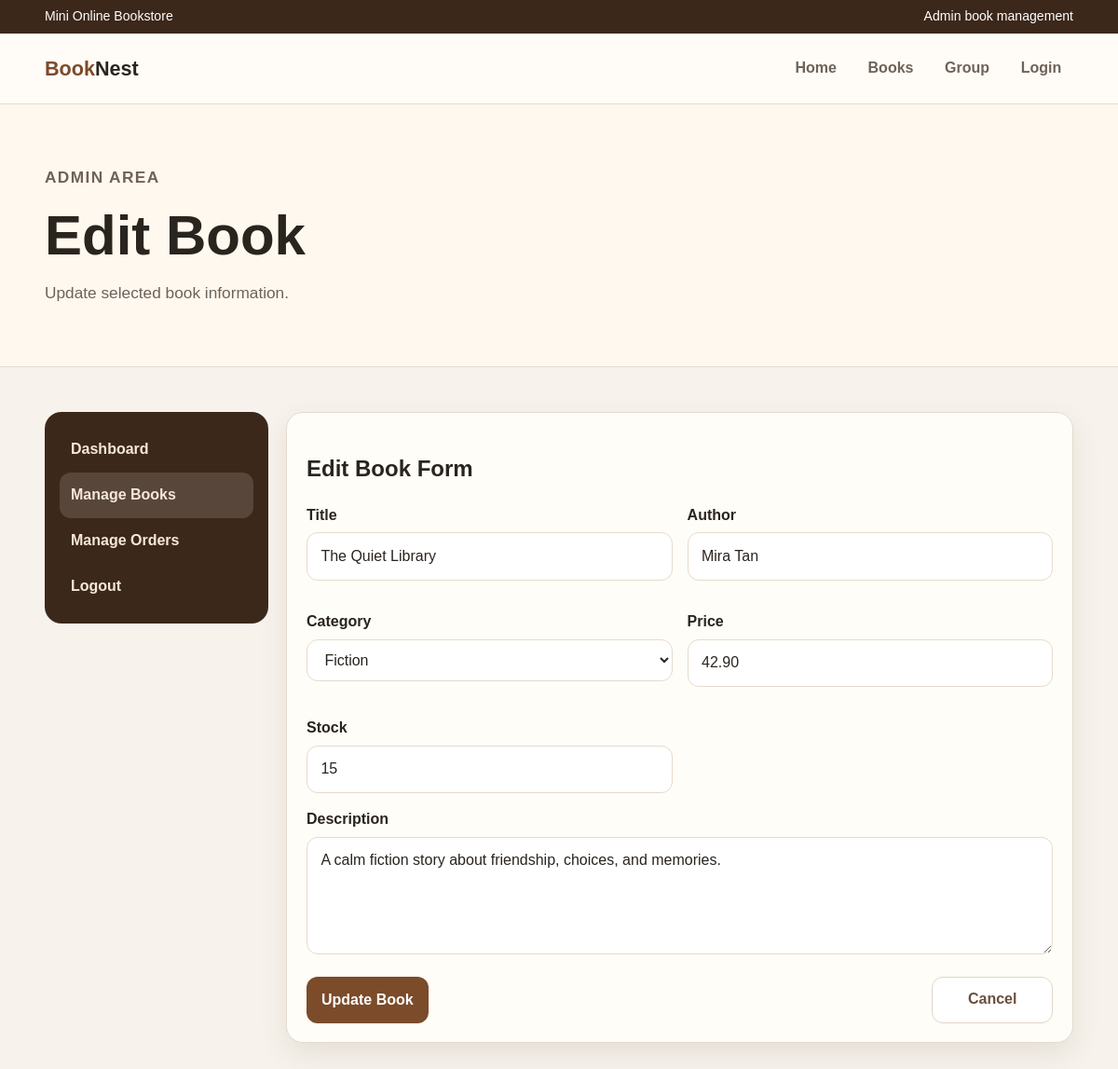
The page /admin/edit-book.php?id=1 (signed in) on the database its author committed.
### tables this page shows
CREATE TABLE `books` (
  `book_id` int(11) NOT NULL,
  `title` varchar(150) NOT NULL,
  `author` varchar(100) NOT NULL,
  `category` varchar(50) NOT NULL,
  `price` decimal(10,2) NOT NULL,
  `stock` int(11) NOT NULL,
  `description` text DEFAULT NULL,
  `image` varchar(255) DEFAULT NULL,
  `created_at` timestamp NOT NULL DEFAULT current_timestamp()
);

### admin/edit-book.php (the view, shortened to what this page needs)
<?php
include '../app.php';
$book_id = $_GET['id'];
$stmt = $conn->prepare("SELECT * FROM books WHERE book_id = ?");
$stmt->bind_param("i", $book_id);
$stmt->execute();
$result = $stmt->get_result();
$book = $result->fetch_assoc();
?>
<!DOCTYPE html>
<html lang="en">
<head>
    <link rel="stylesheet" href="../css/style.css?v=2">
</head>
<body>
<div class="topbar">
    <div class="container">
        <span>Mini Online Bookstore</span>
        <span>Admin book management</span>
    </div>
</div>
<header class="navbar">
    <div class="container nav-inner">
        <a class="brand" href="index.html">Book<span>Nest</span></a>
        <nav class="nav-links">
            <a href="../index.php">Home</a>
            <a href="../books/books.php">Books</a>
            <a href="../group.html">Group</a>
            <a href="../login.html">Login</a>
        </nav>
    </div>
</header>
<section class="page-title">
    <div class="container">
        <p class="eyebrow">Admin Area</p>
        <h1>Edit Book</h1>
        <p>Update selected book information.</p>
    </div>
</section>
<main class="section">
    <div class="container admin-layout">
        <aside class="sidebar">
            <a href="admin-dashboard.php">Dashboard</a>
            <a class="active" href="manage-books.php">Manage Books</a>
            <a href="manage-orders.php">Manage Orders</a>
            <a href="index.html">Logout</a>
        </aside>
        <section>
            <form class="form-card" method="POST">
                <h2>Edit Book Form</h2>
                <div class="form-grid">
                    <div class="field">
                        <label>Title</label>
                        <input
                            class="input"
                            name="title"
                            value="<?php echo htmlspecialchars($book['title']); ?>"
                            required
                        >
                    </div>
                    <div class="field">
                        <label>Author</label>
                        <input
                            class="input"
                            name="author"
                            value="<?php echo htmlspecialchars($book['author']); ?>"
                            required
                        >
                    </div>
                    <div class="field">
                        <label>Category</label>
                        <select name="category" required>
                            <option value="Fiction" <?php if($book['category'] == "Fiction") echo "selected"; ?>>Fiction</option>
                        </select>
                    </div>
                    <div class="field">
                        <label>Price</label>
                        <input
                            class="input"
                            name="price"
                            type="number"
                            step="0.01"
                            value="<?php echo htmlspecialchars($book['price']); ?>"
                            required
                        >
                    </div>
                    <div class="field">
                        <label>Stock</label>
                        <input
                            class="input"
                            name="stock"
                            type="number"
                            value="<?php echo htmlspecialchars($book['stock']); ?>"
                            required
                        >
                    </div>
                </div>
                <div class="field">
                    <label>Description</label>
                    <textarea name="description" rows="4"><?php echo htmlspecialchars($book['description']); ?></textarea>
                </div>
                <div class="actions1">
                    <button class="btn" type="submit">Update Book</button>
                    <a class="btn secondary cancel-btn" href="manage-books.php">Cancel</a>
                </div>
            </form>
        </section>
    </div>
</main>
</body>
</html>

### css/style.css (style rules this page uses)
:root { --bg: #f7f3ec; --paper: #fffdf8; --ink: #2a241f; --muted: #6f6259; --line: #e6dacc; --brand: #7b4b2a; --brand-dark: #5f361c; --accent: #b87945; --soft: #efe2d2; --shadow: 0 12px 30px rgba(70, 45, 25, .10); --radius: 18px; }
* { box-sizing: border-box; }
body { margin: 0; font-family: Arial, Helvetica, sans-serif; background: var(--bg); color: var(--ink); line-height: 1.55; }
a { text-decoration: none; color: inherit; }
.container { width: min(1120px, 92%); margin: auto; }
.topbar { background: #3c281b; color: #fff; padding: .45rem 0; font-size: .88rem; }
.topbar .container { display: flex; justify-content: space-between; gap: 1rem; flex-wrap: wrap; }
.navbar { position: sticky; top: 0; z-index: 10; background: rgba(255, 253, 248, .96); border-bottom: 1px solid var(--line); }
.nav-inner { display: flex; align-items: center; justify-content: space-between; padding: 1rem 0; gap: 1rem; }
.brand { font-weight: 800; font-size: 1.35rem; color: var(--brand); }
.brand span { color: var(--ink); }
.nav-links { display: flex; gap: .5rem; flex-wrap: wrap; }
.nav-links a { padding: .55rem .8rem; border-radius: 999px; color: var(--muted); font-weight: 600; }
.nav-links a:hover, .active { background: var(--soft); color: var(--brand-dark); }
.btn { display: inline-flex; align-items: center; justify-content: center; border: 0; border-radius: 12px; padding: .75rem 1rem; background: var(--brand); color: #fff; font-weight: 700; cursor: pointer; height: 50px; font-size: 16px; }
.btn.secondary { background: #ffffff; color: #6b4f3b; border: 1px solid #e0d5c8; padding: 0.4rem 1rem; transition: all 0.2s ease; width: 70px; font-size: 16px; }
.view-btn, .cancel-btn { min-width: 130px; }
.input { transition: 0.2s; }
.form-card { padding: 1.5rem; border-radius: 18px; }
.eyebrow { color: var(--accent); font-weight: 800; text-transform: uppercase; letter-spacing: .08em; font-size: .85rem; }
.hero h1, .page-title h1 { font-size: clamp(2rem, 5vw, 4rem); line-height: 1.05; margin: .5rem 0 1rem; }
.hero p, .page-title p { font-size: 1.08rem; color: var(--muted); max-width: 650px; }
.hero-card, .card, .form-card, .summary, .stat, .table-wrap { background: var(--paper); border: 1px solid var(--line); border-radius: var(--radius); box-shadow: var(--shadow); }
.actions1 { display: flex; gap: 0.8rem; align-items: center; justify-content: space-between; background: var(--paper); }
.section { padding: 3rem 0; }
.page-title { padding: 3rem 0; background: #fff8ef; border-bottom: 1px solid var(--line); }
.input, select, textarea { width: 100%; border: 1px solid var(--line); border-radius: 12px; padding: .78rem .9rem; background: #fff; font: inherit; color: var(--ink); }
.form-card, .summary { padding: 1.3rem; }
.field { margin-bottom: 1rem; }
.field label { display: block; font-weight: 700; margin-bottom: .35rem; }
.form-grid { display: grid; grid-template-columns: 1fr 1fr; gap: 1rem; }
.admin-layout { display: grid; grid-template-columns: 240px 1fr; gap: 1.2rem; }
.sidebar { background: #3c281b; color: #fff; border-radius: var(--radius); padding: 1rem; height: max-content; position: sticky; top: 92px; }
.sidebar a { display: block; padding: .75rem; border-radius: 12px; color: #f6e8d7; font-weight: 700; }
.sidebar a:hover, .sidebar .active { background: rgba(255, 255, 255, .14); }

### rows shown on the page
books: title "The Quiet Library", author "Mira Tan", category "Fiction", price "42.90", stock "15", description "A calm fiction story about friendship, choices, and memories."
